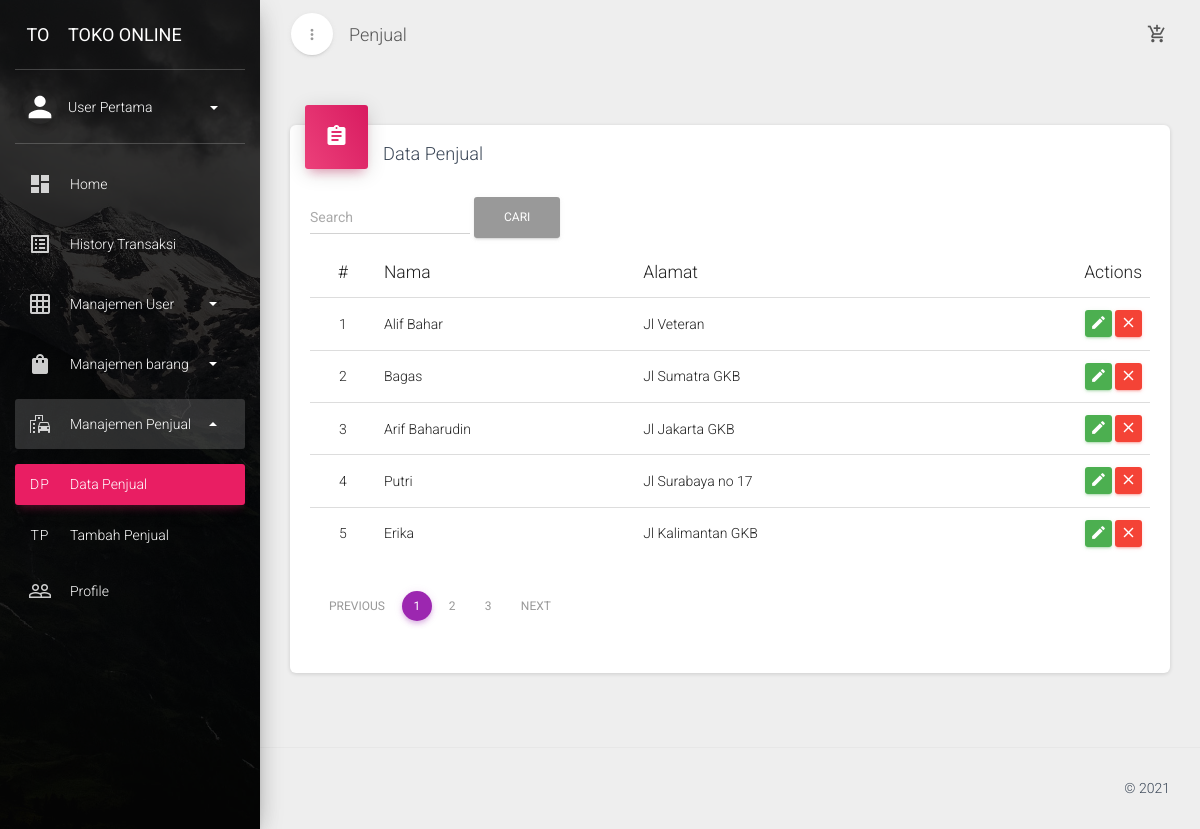
Screenshot of /index.php?url=penjual (signed in) with the database file from the repository.
### tables this page shows
CREATE TABLE `penjual` (
  `penjual_id` int(11) NOT NULL,
  `nama` varchar(20) NOT NULL,
  `alamat` varchar(50) NOT NULL
);

### pages/penjual.php (the view, shortened to what this page needs)
<div class="row">
    <div class="col-md-12">
        <div class="card">
            <div class="card-header card-header-icon" data-background-color="rose">
                <i class="material-icons">assignment</i>
            </div>
            <div class="card-content">
                <h4 class="card-title">Data Penjual</h4>
                <div class="form-inline my-2 my-lg-0">
                  <input class="form-control mr-sm-2" name='cari' id='cari' type="search" placeholder="Search" aria-label="Search">
                  <button class="btn btn-outline-success my-2 my-sm-0" type="button" onclick='cari()'>Cari</button>
                </div>
                <div class="table-responsive">
                    <table class="table">
                        <thead>
                            <tr>
                                <th class="text-center">#</th>
                                <th>Nama</th>
                                <th>Alamat</th>
                                <th class="text-right">Actions</th>
                            </tr>
                        </thead>
                        <tbody>
                        <?php
                        $batas = 5;
                        $halaman = isset($_GET['halaman'])?(int)$_GET['halaman'] : 1;
                        $halaman_awal = ($halaman>1) ? ($halaman * $batas) - $batas : 0;
                        $previous = $halaman - 1;
                        $next = $halaman + 1;
                        if(isset($_GET['cari'])){
                            $data = mysqli_query($koneksi,"select * from penjual where nama like '%".$_GET['cari']."%'");
                        }else{
                            $data = mysqli_query($koneksi,"select * from penjual");
                        }
                        $jumlah_data = mysqli_num_rows($data);
                        $total_halaman = ceil($jumlah_data / $batas);
                        if(isset($_GET['cari'])){
                            $query = mysqli_query($koneksi, "select * from penjual where nama like '%".$_GET['cari']."%' limit $halaman_awal, $batas");
                        }else{
                            $query = mysqli_query($koneksi, "select * from penjual limit $halaman_awal, $batas");
                        }
                        $no = isset($_GET['halaman'])?((int)$_GET['halaman']-1)*5+1 : 1;
                        while($data = mysqli_fetch_assoc($query)){
                        ?>
                            <tr>
                                <td class="text-center"><?php echo $no++?></td>
                                <td><?php echo $data['nama'] ?></td>
                                <td><?php echo $data['alamat'] ?></td>
                                <td class="td-actions text-right">
                                    <a href='index.php?url=penjual-edit&edit=<?php echo $data['penjual_id']?>' rel="tooltip" class="btn btn-success">
                                        <i class="material-icons">edit</i>
                                    </a>
                                    <button onclick="hapus(<?php echo $data['penjual_id'] ?>)" rel="tooltip" class="btn btn-danger">
                                        <i class="material-icons">close</i>
                                    </button>
                                </td>
                            </tr>
                        <?php } ?>
                        </tbody>
                        <tfoot>
                            <tr><td colspan=6>
                            <ul class="pagination justify-content-center">
			                	<li class="page-item">
			                		<a class="page-link" <?php if($halaman > 1){ echo "href='?url=penjual&halaman=$previous'"; } ?>>Previous</a>
			                	</li>
			                	<?php
			                	for($x=1;$x<=$total_halaman;$x++){
			                		?>
			                		<li class="page-item <?php echo empty($_GET['halaman'])&&$x==1||$x==$_GET['halaman']?"active":""; ?>"><a class="page-link" href="?url=penjual&halaman=<?php echo $x ?>"><?php echo $x; ?></a></li>
			                		<?php
			                	}
			                	?>
			                	<li class="page-item">
			                		<a  class="page-link" <?php if($halaman < $total_halaman) { echo "href='?url=penjual&halaman=$next'"; } ?>>Next</a>
			                	</li>
			                </ul>
                            </td></tr>
                        </tfoot>
                    </table>
                </div>
            </div>
        </div>
    </div>
</div>

### rows the page displays
penjual: nama "Alif Bahar", alamat "Jl Veteran"
penjual: nama "Bagas", alamat "Jl Sumatra GKB"
penjual: nama "Arif Baharudin", alamat "Jl Jakarta GKB"
penjual: nama "Putri", alamat "Jl Surabaya no 17"
penjual: nama "Erika", alamat "Jl Kalimantan GKB"

### other values shown
$_SESSION['nama'] "User Pertama"
